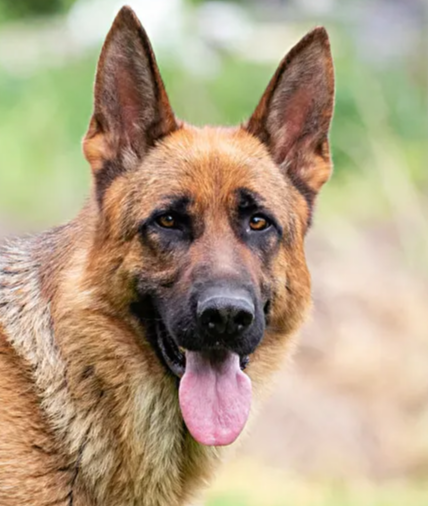
#> input picture German-Shepherd-dog.png, 428 x 506 px
$ jupyter execute HW02-DCT.ipynb
#> lines starting #> are read from the running program, lines starting #| are printed output that depends on the picture
[cell 1]
import numpy as np
import cv2
import matplotlib.pyplot as plt

[cell 2]
#Quantization Matrix Generator
def generate_q_matrix(quality):

    standard_q_matrix = np.array([
        [16, 11, 10, 16, 24, 40, 51, 61],
        [12, 12, 14, 19, 26, 58, 60, 55],
        [14, 13, 16, 24, 40, 57, 69, 56],
        [14, 17, 22, 29, 51, 87, 80, 62],
        [18, 22, 37, 56, 68, 109, 103, 77],
        [24, 35, 55, 64, 81, 104, 113, 92],
        [49, 64, 78, 87, 103, 121, 120, 101],
        [72, 92, 95, 98, 112, 100, 103, 99]
    ])

    # Compute scaling factor
    scale = (100 - quality) / 50 if quality > 50 else 50 / quality

    if quality == 50:
        return standard_q_matrix

    return np.clip(np.floor(standard_q_matrix * scale), 1, 255).astype(int)

[cell 3]
def jpeg_conversion(img, q):
    compressed_img = np.zeros_like(img, dtype=np.float32)
    q_matrix = generate_q_matrix(q)
    h,w = img.shape
    for i in range(0,h,8):
        for j in range(0,w,8):
            block = np.float32(img[i:i + 8, j:j + 8])
            if block.shape != (8,8):
                continue
            dct_block = cv2.dct(block - 128)
            q_block = np.round(dct_block / q_matrix)
            dq_block = q_block * q_matrix
            idct_block = cv2.idct(dq_block) + 128
            compressed_img[i:i + 8, j:j + 8] = idct_block

    compressed_img = np.clip(compressed_img,0,255).astype(np.uint8)
    return compressed_img

[cell 4]
img = cv2.imread("German-Shepherd-dog.png", cv2.IMREAD_GRAYSCALE)
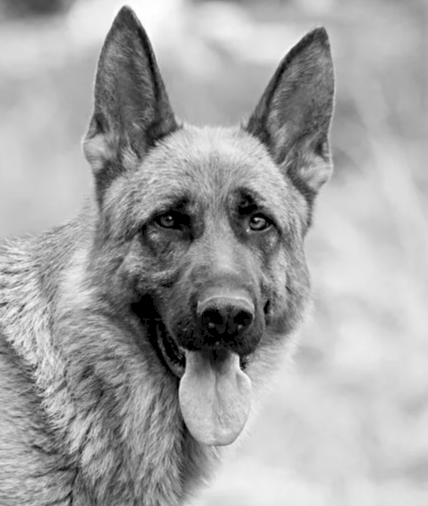
#> img: shape (506, 428); min 0, max 255, mean 165.2

variant = [10,20,30,40,50,60,70,80,90]
result = [jpeg_conversion(img, i) for i in variant]
#> after the loop in jpeg_conversion, `for i in range(0,h,8):`:
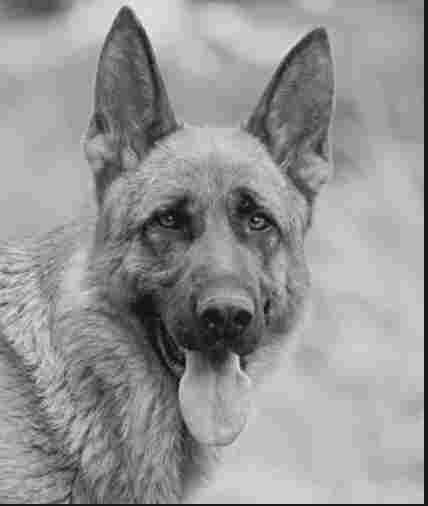
#> compressed_img: shape (506, 428) float32; min -32.16, max 298, mean 162.5; drawn with min black and max white
#> call 2 of jpeg_conversion, with q = 20
#> in jpeg_conversion (call 2), `compressed_img = np.zeros_like(img, dtype=np.float32)`: compressed_img: shape (506, 428) float32; every value is 0
#> after the loop in jpeg_conversion (call 2), `for i in range(0,h,8):`:
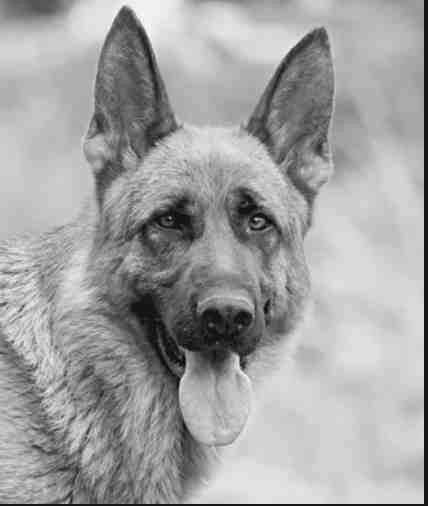
#> compressed_img: shape (506, 428) float32; min -25.99, max 270, mean 162.6; drawn with min black and max white
#> result = 9 items

plt.figure(figsize=(15,6))
plt.subplot(2, 5, 1)
plt.imshow(img, cmap='gray')
plt.title("Original")
plt.axis('off')
for idx, (image, quality) in enumerate(zip(result, variant), start=2):
    plt.subplot(2, 5, idx)
    plt.imshow(image, cmap='gray')
    plt.title(f"Quality {quality}%")
    plt.axis('off')
#> this loop made 9 passes
#> quality on passes 1 to 9: 10, 20, 30, 40, 50, 60, 70, 80, 90
plt.tight_layout()
plt.show()
